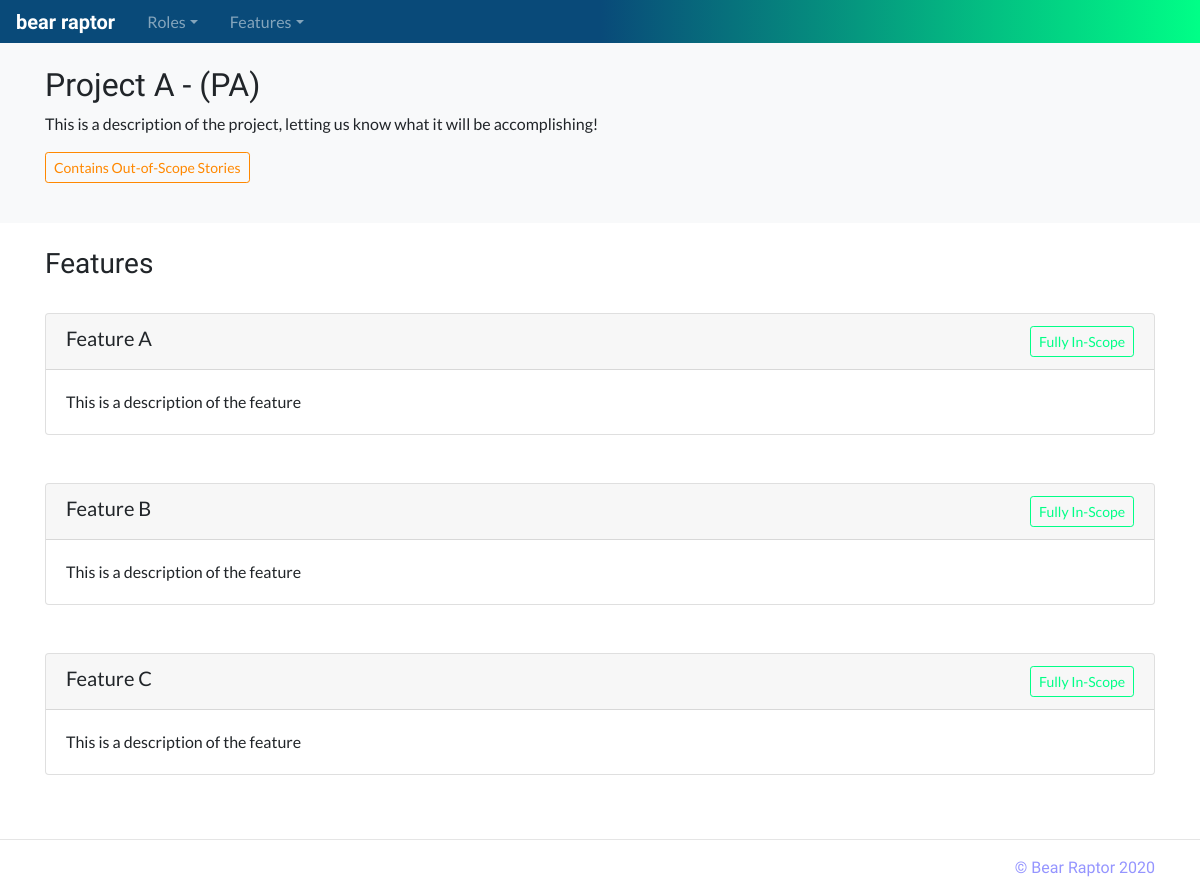
The app's page /project/1 with its own data.
### database_setup.py (models this page shows, shortened)
class Project(Base):
    __tablename__ = 'project'
    id = Column(Integer, primary_key=True)
    title = Column(String(250), nullable=False)
    shortname = Column(String(25), nullable=False)
    description = Column(String(500))
    status = Column(String(50), nullable=False)

class Feature(Base):
    __tablename__ = 'feature'
    id = Column(Integer, primary_key=True)
    title = Column(String(250), nullable=False)
    shortname = Column(String(25), nullable=False)
    description = Column(String(500))
    scope = Column(String(25), nullable=False)
    project_id = Column(Integer, ForeignKey('project.id'))
    project = relationship(Project)

### app.py (the view)
@app.route('/project/<int:project_id>')
def projectDash(project_id):
    project = session.query(Project).filter_by(id=project_id).one()
    roles = session.query(Role).filter_by(project_id=project_id).all()
    features = session.query(Feature).filter_by(project_id=project_id).all()
    featureids = []
    scope = 'in'
    for i in features:
        featureids.append(i.id)
        if i.scope == 'out':
            scope = 'out'
    stories = session.query(Story).filter(Story.feature_id.in_(featureids)).all()
    if scope != 'out':
        for i in stories:
            if i.scope == 'out':
                scope = 'contains'
    return render_template('project-dash.html', project=project, roles=roles,
                            features=features, scope=scope)

### templates/project-dash.html (shortened to what this page needs)
<!doctype html>
<html lang="en">
  {% include "head.html" %}
  <body>
    {% include "menu.html" %}
    <main role="main">
      <section class="bg-light p-4">
        <div class="container">
          <div class="row">
            <div class="col-md-12">
              <h2>{{project.title}} - ({{project.shortname}})</h2>
              <p>
                {{project.description}}
              </p>
              <p>
                {% if scope == 'contains' %}
                  <button type="button" class="btn btn-outline-warning btn-sm">Contains Out-of-Scope Stories</button>
                {% endif %}
              </p>
            </div>
          </div>
        </div>
      </section>
      <section class="p-4">
        <div class="container">
          <div class="row">
            <div class="col-md-12">
              <h3>Features</h3>
            </div>
          </div>
          {% for i in features %}
          <div class="row user-story">
            <div class="col-md-12">
              <div class="card">
                <h5 class="card-header">{{i.title}}
                  {% if i.scope == 'in'%}
                    <button type="button" class="btn btn-outline-success btn-sm float-right">Fully In-Scope</button>
                  {% endif %}
                </h5>
                <div class="card-body">
                  <p class="card-text">
                    {{i.description}}
                  </p>
                </div>
              </div>
            </div>
          </div>
          {% endfor %}
        </div>
      </section>
        <hr>
    </main>
    {% include "footer.html" %}
  </body>
</html>

### templates/head.html (shortened to what this page needs)
<head>
  <link rel="stylesheet" href="https://stackpath.bootstrapcdn.com/bootstrap/4.5.0/css/bootstrap.min.css">
  <link rel="stylesheet" href="../../../../../../static/styles-fix.css">
</head>

### templates/menu.html (shortened to what this page needs)
<nav class="navbar navbar-expand-md navbar-dark fixed-top bg-dark">
  <a class="navbar-brand bear-raptor" href="{{url_for('mainPage')}}"><b>bear raptor</b></a>
  <div class="collapse navbar-collapse" id="navbarsExampleDefault">
    <ul class="navbar-nav mr-auto">
      {% if roles is defined %}
      <li class="nav-item dropdown px-2">
        <a class="nav-link dropdown-toggle" href="#" id="rolesdropdown" data-toggle="dropdown" aria-haspopup="true" aria-expanded="false">Roles</a>
      </li>
      {% endif %}
      {% if features is defined %}
      <li class="nav-item dropdown px-2">
        <a class="nav-link dropdown-toggle" href="#" id="featuresdropdown" data-toggle="dropdown" aria-haspopup="true" aria-expanded="false">Features</a>
      </li>
      {% endif %}
    </ul>
  </div>
</nav>

### templates/footer.html (shortened to what this page needs)
<footer class="container">
  <p class="bear-raptor bear-footer float-right">&copy; Bear Raptor 2020</p>
</footer>

### static/styles-fix.css (style rules this page uses)
body { padding-top: 2.6rem; font-family: 'Lato', sans-serif; }
h1, h2, h3, h4 { font-family: 'Marcellus', serif; }
.user-story { padding-bottom: 1.5rem; padding-top: 1.5rem; }
.bg-dark { background: linear-gradient(90deg, rgba(9,74,121,1) 0%, rgba(9,74,121,1) 50%, rgba(0,255,135,1) 100%); }
.navbar { padding: .1rem 1rem; }
.bear-raptor { font-family: 'Cedarville Cursive', cursive; }
.bear-footer { color: #9595ff; }
.btn-outline-warning { color: #ff8800; border-color: #ff8800; }
.btn-outline-success { color: #00ff87; border-color: #00ff87; }

### records on screen
Project: title "Project A", shortname "PA", description "This is a description of the project, letting us know what it will be accomplishing!"
Feature: title "Feature A", scope "Fully In-Scope", description "This is a description of the feature"
Feature: title "Feature B", scope "Fully In-Scope", description "This is a description of the feature"
Feature: title "Feature C", scope "Fully In-Scope", description "This is a description of the feature"
